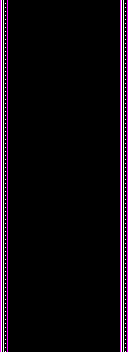

Below is a game level as drawn by its tile map, then a one-line description and the .tmx file that defines it, in full:
An orthogonal 16x44 tile map with 8x8 px tiles, 2 tile layers (border, Tile Layer 1), 2 tilesets and 18 objects (12x Coin(space), 3x Custom(BgSpace), Custom(PortalFgBlack), Portal, Custom(PortalBg)).

<map version="1.4" tiledversion="1.4.3" orientation="orthogonal" renderorder="right-down" width="16" height="44" tilewidth="8" tileheight="8" infinite="0" nextlayerid="7" nextobjectid="88">
 <editorsettings>
  <export target="../../../resources/levels/zones/space/space_final.json" format="ld48-export" />
 </editorsettings>
 <tileset firstgid="1" source="../../tsx/tiles_red.tsx" />
 <tileset firstgid="593" source="../../tsx/tiles_green.tsx" />
 <objectgroup id="2" name="bg_base" visible="0">
  <properties>
   <property name="z" type="float" value="-1" />
  </properties>
  <object id="68" name="BG" type="Custom(BgSpace)" x="0" y="0" width="128" height="144" />
  <object id="69" name="BG" type="Custom(BgSpace)" x="0" y="144" width="128" height="144" />
  <object id="70" name="BG" type="Custom(BgSpace)" x="0" y="208" width="128" height="144" />
 </objectgroup>
 <objectgroup id="3" name="pickups">
  <object id="72" name="pickup" type="Coin(space)" x="56" y="40" width="16" height="16" />
  <object id="73" name="pickup" type="Coin(space)" x="56" y="56" width="16" height="16" />
  <object id="74" name="pickup" type="Coin(space)" x="56" y="72" width="16" height="16" />
  <object id="75" name="pickup" type="Coin(space)" x="72" y="136" width="16" height="16" />
  <object id="76" name="pickup" type="Coin(space)" x="72" y="120" width="16" height="16" />
  <object id="77" name="pickup" type="Coin(space)" x="72" y="104" width="16" height="16" />
  <object id="78" name="pickup" type="Coin(space)" x="24" y="200" width="16" height="16" />
  <object id="79" name="pickup" type="Coin(space)" x="24" y="184" width="16" height="16" />
  <object id="80" name="pickup" type="Coin(space)" x="24" y="168" width="16" height="16" />
  <object id="81" name="pickup" type="Coin(space)" x="56" y="256" width="16" height="16" />
  <object id="82" name="pickup" type="Coin(space)" x="56" y="240" width="16" height="16" />
  <object id="83" name="pickup" type="Coin(space)" x="56" y="224" width="16" height="16" />
 </objectgroup>
 <objectgroup id="5" name="obstacles">
  <properties>
   <property name="z" type="float" value="0" />
  </properties>
 </objectgroup>
 <objectgroup id="6" name="portal">
  <object id="84" name="PortalFg" type="Custom(PortalFgBlack)" x="0" y="272" width="128" height="512">
   <properties>
    <property name="z" type="float" value="5" />
   </properties>
  </object>
  <object id="86" name="Portal" type="Portal" x="0" y="336" width="128" height="16" />
  <object id="87" name="PortalBg" type="Custom(PortalBg)" x="0" y="272" width="128" height="24">
   <properties>
    <property name="z" type="float" value="1" />
   </properties>
  </object>
 </objectgroup>
 <layer id="4" name="border" width="16" height="44">
  <properties>
   <property name="z" type="float" value="6" />
  </properties>
  <data encoding="csv">
33,0,0,0,0,0,0,0,0,0,0,0,0,0,0,33,
33,0,0,0,0,0,0,0,0,0,0,0,0,0,0,33,
33,0,0,0,0,0,0,0,0,0,0,0,0,0,0,33,
33,0,0,0,0,0,0,0,0,0,0,0,0,0,0,33,
33,0,0,0,0,0,0,0,0,0,0,0,0,0,0,33,
33,0,0,0,0,0,0,0,0,0,0,0,0,0,0,33,
33,0,0,0,0,0,0,0,0,0,0,0,0,0,0,33,
33,0,0,0,0,0,0,0,0,0,0,0,0,0,0,33,
33,0,0,0,0,0,0,0,0,0,0,0,0,0,0,33,
33,0,0,0,0,0,0,0,0,0,0,0,0,0,0,33,
33,0,0,0,0,0,0,0,0,0,0,0,0,0,0,33,
33,0,0,0,0,0,0,0,0,0,0,0,0,0,0,33,
33,0,0,0,0,0,0,0,0,0,0,0,0,0,0,33,
33,0,0,0,0,0,0,0,0,0,0,0,0,0,0,33,
33,0,0,0,0,0,0,0,0,0,0,0,0,0,0,33,
33,0,0,0,0,0,0,0,0,0,0,0,0,0,0,33,
33,0,0,0,0,0,0,0,0,0,0,0,0,0,0,33,
33,0,0,0,0,0,0,0,0,0,0,0,0,0,0,33,
33,0,0,0,0,0,0,0,0,0,0,0,0,0,0,33,
33,0,0,0,0,0,0,0,0,0,0,0,0,0,0,33,
33,0,0,0,0,0,0,0,0,0,0,0,0,0,0,33,
33,0,0,0,0,0,0,0,0,0,0,0,0,0,0,33,
33,0,0,0,0,0,0,0,0,0,0,0,0,0,0,33,
33,0,0,0,0,0,0,0,0,0,0,0,0,0,0,33,
33,0,0,0,0,0,0,0,0,0,0,0,0,0,0,33,
33,0,0,0,0,0,0,0,0,0,0,0,0,0,0,33,
33,0,0,0,0,0,0,0,0,0,0,0,0,0,0,33,
33,0,0,0,0,0,0,0,0,0,0,0,0,0,0,33,
33,0,0,0,0,0,0,0,0,0,0,0,0,0,0,33,
33,0,0,0,0,0,0,0,0,0,0,0,0,0,0,33,
33,0,0,0,0,0,0,0,0,0,0,0,0,0,0,33,
33,0,0,0,0,0,0,0,0,0,0,0,0,0,0,33,
33,0,0,0,0,0,0,0,0,0,0,0,0,0,0,33,
33,0,0,0,0,0,0,0,0,0,0,0,0,0,0,33,
33,0,0,0,0,0,0,0,0,0,0,0,0,0,0,33,
33,0,0,0,0,0,0,0,0,0,0,0,0,0,0,33,
33,0,0,0,0,0,0,0,0,0,0,0,0,0,0,33,
33,0,0,0,0,0,0,0,0,0,0,0,0,0,0,33,
33,0,0,0,0,0,0,0,0,0,0,0,0,0,0,33,
33,0,0,0,0,0,0,0,0,0,0,0,0,0,0,33,
33,0,0,0,0,0,0,0,0,0,0,0,0,0,0,33,
33,0,0,0,0,0,0,0,0,0,0,0,0,0,0,33,
33,0,0,0,0,0,0,0,0,0,0,0,0,0,0,33,
33,0,0,0,0,0,0,0,0,0,0,0,0,0,0,33
</data>
 </layer>
 <layer id="1" name="Tile Layer 1" width="16" height="44">
  <properties>
   <property name="z" type="float" value="5" />
  </properties>
  <data encoding="csv">
0,0,0,0,0,0,0,0,0,0,0,0,0,0,0,0,
0,0,0,0,0,0,0,0,0,0,0,0,0,0,0,0,
0,0,0,0,0,0,0,0,0,0,0,0,0,0,0,0,
0,0,0,0,0,0,0,0,0,0,0,0,0,0,0,0,
0,0,0,0,0,0,0,0,0,0,0,0,0,0,0,0,
0,0,0,0,0,0,0,0,0,0,0,0,0,0,0,0,
0,0,0,0,0,0,0,0,0,0,0,0,0,0,0,0,
0,0,0,0,0,0,0,0,0,0,0,0,0,0,0,0,
0,0,0,0,0,0,0,0,0,0,0,0,0,0,0,0,
0,0,0,0,0,0,0,0,0,0,0,0,0,0,0,0,
0,0,0,0,0,0,0,0,0,0,0,0,0,0,0,0,
0,0,0,0,0,0,0,0,0,0,0,0,0,0,0,0,
0,0,0,0,0,0,0,0,0,0,0,0,0,0,0,0,
0,0,0,0,0,0,0,0,0,0,0,0,0,0,0,0,
0,0,0,0,0,0,0,0,0,0,0,0,0,0,0,0,
0,0,0,0,0,0,0,0,0,0,0,0,0,0,0,0,
0,0,0,0,0,0,0,0,0,0,0,0,0,0,0,0,
0,0,0,0,0,0,0,0,0,0,0,0,0,0,0,0,
0,0,0,0,0,0,0,0,0,0,0,0,0,0,0,0,
0,0,0,0,0,0,0,0,0,0,0,0,0,0,0,0,
0,0,0,0,0,0,0,0,0,0,0,0,0,0,0,0,
0,0,0,0,0,0,0,0,0,0,0,0,0,0,0,0,
0,0,0,0,0,0,0,0,0,0,0,0,0,0,0,0,
0,0,0,0,0,0,0,0,0,0,0,0,0,0,0,0,
0,0,0,0,0,0,0,0,0,0,0,0,0,0,0,0,
0,0,0,0,0,0,0,0,0,0,0,0,0,0,0,0,
0,0,0,0,0,0,0,0,0,0,0,0,0,0,0,0,
0,0,0,0,0,0,0,0,0,0,0,0,0,0,0,0,
0,0,0,0,0,0,0,0,0,0,0,0,0,0,0,0,
0,0,0,0,0,0,0,0,0,0,0,0,0,0,0,0,
0,0,0,0,0,0,0,0,0,0,0,0,0,0,0,0,
0,0,0,0,0,0,0,0,0,0,0,0,0,0,0,0,
0,0,0,0,0,0,0,0,0,0,0,0,0,0,0,0,
0,0,0,0,0,0,0,0,0,0,0,0,0,0,0,0,
0,0,0,0,0,0,0,0,0,0,0,0,0,0,0,0,
0,0,0,0,0,0,0,0,0,0,0,0,0,0,0,0,
0,0,0,0,0,0,0,0,0,0,0,0,0,0,0,0,
0,0,0,0,0,0,0,0,0,0,0,0,0,0,0,0,
0,0,0,0,0,0,0,0,0,0,0,0,0,0,0,0,
0,0,0,0,0,0,0,0,0,0,0,0,0,0,0,0,
0,0,0,0,0,0,0,0,0,0,0,0,0,0,0,0,
0,0,0,0,0,0,0,0,0,0,0,0,0,0,0,0,
0,0,0,0,0,0,0,0,0,0,0,0,0,0,0,0,
0,0,0,0,0,0,0,0,0,0,0,0,0,0,0,0
</data>
 </layer>
</map>
